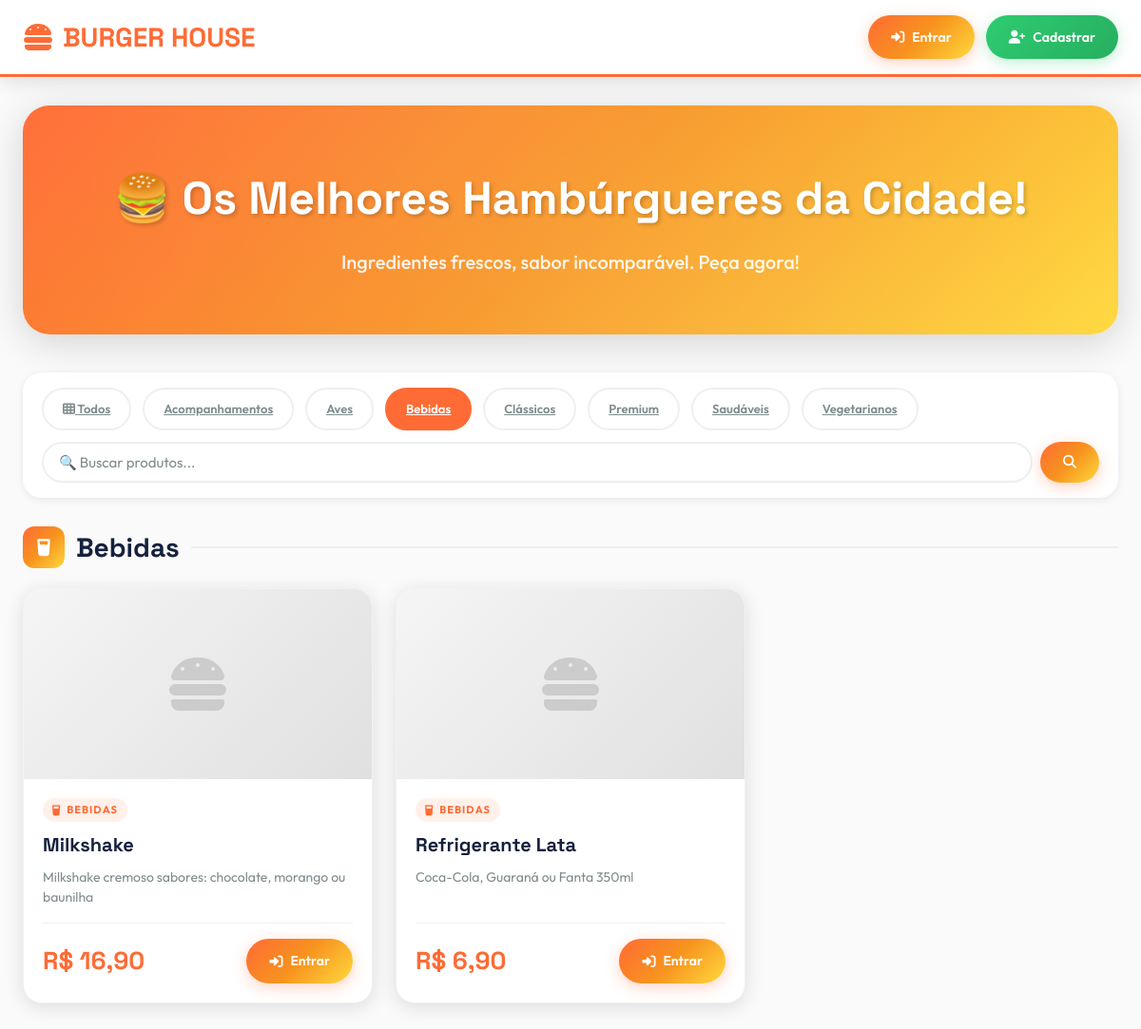
The app's page /?categoria=Bebidas with its own data.
### tables this page shows
CREATE TABLE produtos (
    id INT PRIMARY KEY AUTO_INCREMENT,
    nome VARCHAR(100) NOT NULL,
    descricao TEXT,
    preco DECIMAL(10,2) NOT NULL,
    categoria VARCHAR(50),
    imagem VARCHAR(255),
    disponivel TINYINT(1) DEFAULT 1,
    criado_em TIMESTAMP DEFAULT CURRENT_TIMESTAMP,
    INDEX idx_categoria (categoria),
    INDEX idx_disponivel (disponivel)
);

### index.php (the view, shortened to what this page needs)
<?php
include "config.php";
$categoria = $_GET['categoria'] ?? '';
$busca = $_GET['busca'] ?? '';
$usuario_id = $_SESSION['id_usuario'] ?? 0;
$where = ["disponivel = 1"];
$params = [];
if ($categoria) {
    $where[] = "categoria = ?";
    $params[] = $categoria;
}
$sql = "SELECT * FROM produtos WHERE " . implode(" AND ", $where) . " ORDER BY categoria, nome";
$stmt = $conn->prepare($sql);
if ($params) {
    $stmt->bind_param(str_repeat('s', count($params)), ...$params);
}
$stmt->execute();
$produtos = $stmt->get_result()->fetch_all(MYSQLI_ASSOC);
$produtos_por_categoria = [];
foreach ($produtos as $p) {
    $cat = $p['categoria'] ?: 'Outros';
    $produtos_por_categoria[$cat][] = $p;
}
$categorias = $conn->query("SELECT DISTINCT categoria FROM produtos WHERE disponivel=1 AND categoria IS NOT NULL AND categoria!='' ORDER BY categoria")->fetch_all(MYSQLI_ASSOC);
$cart_count = $usuario_id ? $conn->query("SELECT COUNT(*) as t FROM carrinho WHERE id_cliente=$usuario_id")->fetch_assoc()['t'] : 0;
?>
<!DOCTYPE html>
<html lang="pt-BR">
<head>
    <link rel="stylesheet" href="https://cdnjs.cloudflare.com/ajax/libs/font-awesome/6.4.0/css/all.min.css">
    <link rel="stylesheet" href="style.css">
</head>
<body>
    <div class="header">
        <div class="header-container">
            <a href="index.php" class="logo"><i class="fas fa-hamburger"></i> BURGER HOUSE</a>
            <div class="nav-buttons">
                <?php if (isset($_SESSION['usuario'])): ?>
                    <?php if ($_SESSION['tipo'] == 'cliente'): ?>
                        <a href="carrinho.php" class="btn btn-primary carrinho-badge">
                            <i class="fas fa-shopping-cart"></i> Carrinho
                            <?php if ($cart_count > 0): ?>
                                <span class="badge" id="cart-badge"><?= $cart_count ?></span>
                            <?php endif; ?>
                        </a>
                        <a href="painel_cliente.php" class="btn btn-secondary"><i class="fas fa-user"></i> Minha Conta</a>
                    <?php else: ?>
                        <a href="painel_dono.php" class="btn btn-success"><i class="fas fa-tachometer-alt"></i> Painel Admin</a>
                    <?php endif; ?>
                    <span style="color: var(--gray);">Olá, <?= htmlspecialchars($_SESSION['usuario']) ?>!</span>
                    <a href="logout.php" class="btn btn-danger"><i class="fas fa-sign-out-alt"></i></a>
                <?php else: ?>
                    <a href="login.php" class="btn btn-primary"><i class="fas fa-sign-in-alt"></i> Entrar</a>
                    <a href="cadastro.php" class="btn btn-success"><i class="fas fa-user-plus"></i> Cadastrar</a>
                <?php endif; ?>
            </div>
        </div>
    </div>
    <div class="container">
        <div class="hero">
            <h1>🍔 Os Melhores Hambúrgueres da Cidade!</h1>
            <p>Ingredientes frescos, sabor incomparável. Peça agora!</p>
        </div>
        <div class="filters-bar">
            <a href="index.php" class="filter-btn <?= !$categoria ? 'active' : '' ?>">
                <i class="fas fa-th"></i> Todos
            </a>
            <?php foreach ($categorias as $cat): ?>
                <a href="?categoria=<?= urlencode($cat['categoria']) ?>"
                   class="filter-btn <?= $categoria == $cat['categoria'] ? 'active' : '' ?>">
                    <?= htmlspecialchars($cat['categoria']) ?>
                </a>
            <?php endforeach; ?>
            <form method="GET" style="display: flex; gap: 8px; flex: 1; min-width: 250px;">
                <input type="text" name="busca" class="search-input"
                       placeholder="🔍 Buscar produtos..."
                       value="<?= htmlspecialchars($busca) ?>">
                <button type="submit" class="btn btn-primary"><i class="fas fa-search"></i></button>
            </form>
        </div>
        <?php if (empty($produtos)): ?>
            <div class="card empty">
                <i class="fas fa-search"></i>
                <h2>Nenhum produto encontrado</h2>
                <p>Tente buscar por outro termo ou categoria</p>
                <br>
                <a href="index.php" class="btn btn-primary"><i class="fas fa-sync"></i> Ver Todos</a>
            </div>
        <?php else: ?>
            <?php foreach ($produtos_por_categoria as $cat => $prods): ?>
                <div class="categoria-section">
                    <div class="categoria-title">
                        <span class="categoria-icon">
                            <?php
                            $icons = [
                                'Clássicos' => 'hamburger',
                                'Premium' => 'crown',
                                'Aves' => 'drumstick-bite',
                                'Vegetarianos' => 'leaf',
                                'Acompanhamentos' => 'french-fries',
                                'Bebidas' => 'glass-water',
                                'Sobremesas' => 'ice-cream',
                                'Saudáveis' => 'heart',
                            ];
                            $icon = $icons[$cat] ?? 'utensils';
                            ?>
                            <i class="fas fa-<?= $icon ?>"></i>
                        </span>
                        <?= htmlspecialchars($cat) ?>
                    </div>
                    <div class="produtos-grid">
                        <?php foreach ($prods as $p): ?>
                            <div class="produto-card">
                                <div style="position: relative; overflow: hidden;">
                                    <?php if ($p['imagem'] && file_exists($p['imagem'])): ?>
                                        <img src="<?= htmlspecialchars($p['imagem']) ?>"
                                             alt="<?= htmlspecialchars($p['nome']) ?>"
                                             class="produto-imagem">
                                    <?php else: ?>
                                        <div class="produto-imagem" style="display:flex;align-items:center;justify-content:center;background:linear-gradient(135deg,#f5f5f5,#e0e0e0);">
                                            <i class="fas fa-hamburger" style="font-size:64px;color:#ccc;"></i>
                                        </div>
                                    <?php endif; ?>
                                </div>
                                <div class="produto-info">
                                    <span class="produto-categoria">
                                        <i class="fas fa-<?= $icon ?>"></i> <?= htmlspecialchars($p['categoria']) ?>
                                    </span>
                                    <div class="produto-nome"><?= htmlspecialchars($p['nome']) ?></div>
                                    <div class="produto-descricao"><?= htmlspecialchars($p['descricao']) ?></div>
                                    <div class="produto-footer">
                                        <div class="produto-preco">R$ <?= number_format($p['preco'], 2, ',', '.') ?></div>
                                        <?php if (isset($_SESSION['usuario']) && $_SESSION['tipo'] == 'cliente'): ?>
                                            <button type="button"
                                                    class="btn btn-success add-btn"
                                                    onclick="adicionarCarrinho(<?= $p['id'] ?>, this)"
                                                    data-id="<?= $p['id'] ?>">
                                                <i class="fas fa-cart-plus"></i> Adicionar
                                            </button>
                                        <?php else: ?>
                                            <a href="login.php" class="btn btn-primary">
                                                <i class="fas fa-sign-in-alt"></i> Entrar
                                            </a>
                                        <?php endif; ?>
                                    </div>
                                </div>
                            </div>
                        <?php endforeach; ?>
                    </div>
                </div>
            <?php endforeach; ?>
        <?php endif; ?>
    </div>
</body>
</html>

### index.php (style rules this page uses)
.categoria-section { margin-bottom: 40px; }
.categoria-title { font-family: 'Space Grotesk', sans-serif; font-size: 28px; font-weight: 700; color: var(--dark); margin-bottom: 20px; display: flex; align-items: center; gap: 12px; }
.categoria-title::after { content: ''; flex: 1; height: 2px; background: var(--light-gray); }
.categoria-icon { width: 44px; height: 44px; background: var(--gradient-fire); border-radius: 12px; display: flex; align-items: center; justify-content: center; color: white; font-size: 18px; }
.filters-bar { background: var(--white); padding: 16px 20px; border-radius: var(--radius-lg); margin-bottom: 30px; box-shadow: var(--shadow-sm); display: flex; gap: 12px; flex-wrap: wrap; align-items: center; }
.filter-btn { padding: 10px 20px; border: 2px solid var(--light-gray); background: var(--white); border-radius: var(--radius-full); cursor: pointer; font-family: 'Outfit', sans-serif; font-weight: 600; font-size: 13px; color: var(--gray); transition: var(--transition); }
.filter-btn:hover, .filter-btn.active { border-color: var(--primary); background: var(--primary); color: white; }
.search-input { flex: 1; min-width: 200px; padding: 10px 16px; border: 2px solid var(--light-gray); border-radius: var(--radius-full); font-family: 'Outfit', sans-serif; }

### records on screen
produtos: categoria "BEBIDAS", nome "Milkshake", descricao "Milkshake cremoso sabores: chocolate, morango ou baunilha", preco "16,90"
produtos: categoria "BEBIDAS", nome "Refrigerante Lata", descricao "Coca-Cola, Guaraná ou Fanta 350ml", preco "6,90"

### other values on screen
$cat['categoria'] "Acompanhamentos"
$cat['categoria'] "Aves"
$cat['categoria'] "Bebidas"
$cat['categoria'] "Clássicos"
$cat['categoria'] "Premium"
$cat['categoria'] "Saudáveis"
$cat['categoria'] "Vegetarianos"
$cat "Bebidas"
